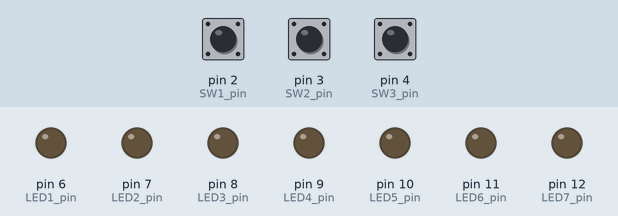
The sketch below on a simulated Arduino Uno, built with avr-gcc and run on an emulated ATmega328P. On the bench: output pins drawn as LEDs (lit = HIGH). The inputs (shaded band) are chosen by the test bench; at power-on: pin 2 (SW1_pin) LOW, pin 3 (SW2_pin) LOW, pin 4 (SW3_pin) LOW.

Above: at 1.2 s.
1.3 s: pin 2 (SW1_pin) pulled HIGH for 0.15 s
At 1.37 s:
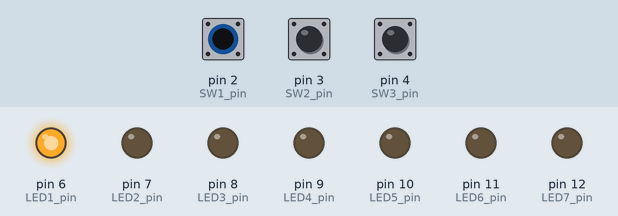
2.9 s: pin 3 (SW2_pin) pulled HIGH for 0.15 s
At 2.97 s:
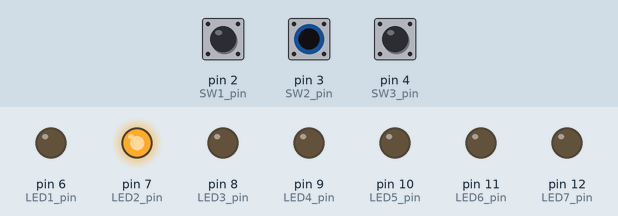
4.5 s: pin 4 (SW3_pin) pulled HIGH for 0.15 s
At 4.57 s:
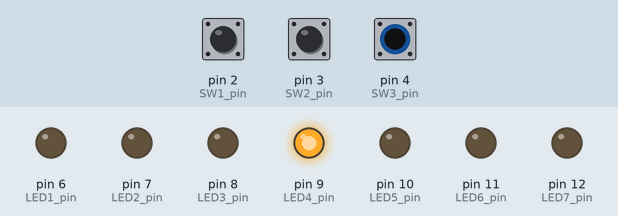
6.1 s: pin 4 (SW3_pin) pulled HIGH for 3.2 s
At 10.2 s:
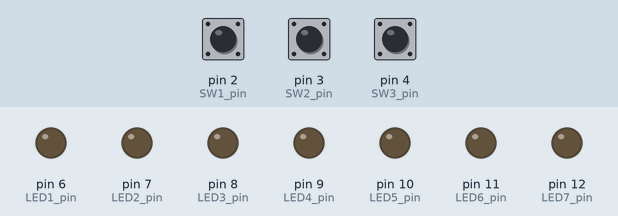
10.8 s: pin 2 (SW1_pin) pulled HIGH for 3.2 s
At 11.3 s:
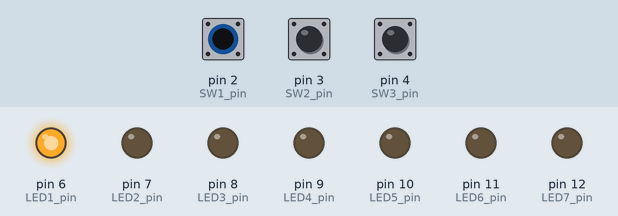
15.5 s: pin 2 (SW1_pin) driven HIGH and pin 3 (SW2_pin) driven HIGH
At 16.1 s:
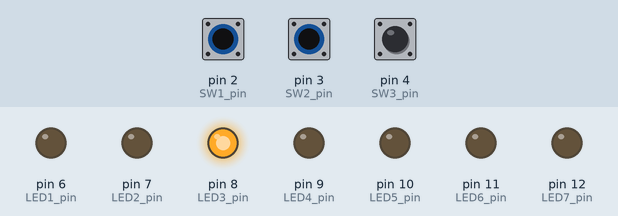
Timing chart, 0 to 18.0 s (numbered marks = the images above; inputs shaded):
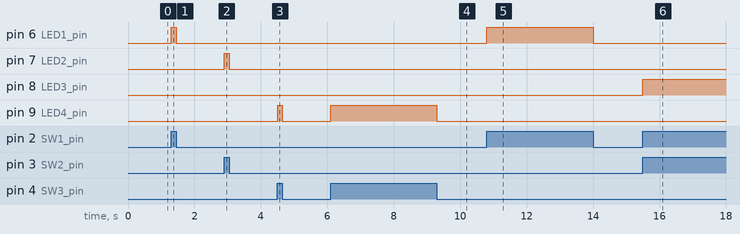

Measured:
- after the input at 1.3 s, pin 6 (LED1_pin): LOW → HIGH at once, → LOW 0.15 s later
- after the input at 2.9 s, pin 7 (LED2_pin): LOW → HIGH at once, → LOW 0.15 s later
- after the input at 4.5 s, pin 9 (LED4_pin): LOW → HIGH at once, → LOW 0.15 s later
- after the input at 6.1 s, pin 9 (LED4_pin): LOW → HIGH at once, → LOW 3.2 s later
- after the input at 10.8 s, pin 6 (LED1_pin): LOW → HIGH at once, → LOW 3.2 s later
- after the input at 15.5 s, pin 8 (LED3_pin): LOW → HIGH at once

The sketch:

switchmod.ino
```cpp
// assign pin value to switches and LEDs

const byte SW1_pin = 2;

const byte SW2_pin = 3;

const byte SW3_pin = 4;

const byte LED1_pin = 6;

const byte LED2_pin = 7;

const byte LED3_pin = 8;

const byte LED4_pin = 9;

const byte LED5_pin = 10;

const byte LED6_pin = 11;

const byte LED7_pin = 12;

// the setup function runs once when you press reset or power the boardvoid setup() {

void setup() {

// Configure the switch pins as INPUT pins

pinMode(SW1_pin, INPUT);

pinMode(SW2_pin, INPUT);

pinMode(SW3_pin, INPUT);

// Configure our LED control pins as OUTPUT pins

pinMode(LED1_pin, OUTPUT);

pinMode(LED2_pin, OUTPUT);

pinMode(LED3_pin, OUTPUT);

pinMode(LED4_pin, OUTPUT);

pinMode(LED5_pin, OUTPUT);

pinMode(LED6_pin, OUTPUT);

pinMode(LED7_pin, OUTPUT);


}

void loop() {

// Each time through loop() we will check each switch in turn and set each light's state appropriately

// create a variable to hold the decimal number of 0 - 7

int led_value = 0; // reset to zero each time thru the loop.

if (digitalRead(SW1_pin) == HIGH) {

led_value += 1; // add 1 to the led_value

}


if (digitalRead(SW2_pin) == HIGH) {

led_value += 2; // add2 to the led_value

}

if (digitalRead(SW3_pin) == HIGH) {

led_value += 4; // add 4 to the led_value

}

// turn the LED ON for the matching digit.

if (led_value == 1) {

digitalWrite(LED1_pin, HIGH); // turn on LED by providing HIGH voltage (5v)

}else {

digitalWrite(LED1_pin, LOW); // turn off LED by setting output to LOW (zero volts)

}

if (led_value == 2) {

digitalWrite(LED2_pin, HIGH); // turn on LED by providing HIGH voltage (5v)

}else {

digitalWrite(LED2_pin, LOW); // turn off LED by setting output to LOW (zero volts)

}

if (led_value == 3) {

digitalWrite(LED3_pin, HIGH); // turn on LED by providing HIGH voltage (5v)

}else {

digitalWrite(LED3_pin, LOW); // turn off LED by setting output to LOW (zero volts)

}

if (led_value == 4) {

digitalWrite(LED4_pin, HIGH); // turn on LED by providing HIGH voltage (5v)

}else {

digitalWrite(LED4_pin, LOW); // turn off LED by setting output to LOW (zero volts)

}

if (led_value == 5) {

digitalWrite(LED5_pin, HIGH); // turn on LED by providing HIGH voltage (5v)

}else {

digitalWrite(LED5_pin, LOW); // turn off LED by setting output to LOW (zero volts)

}

if (led_value == 6) {

digitalWrite(LED6_pin, HIGH); // turn on LED by providing HIGH voltage (5v)

}else {

digitalWrite(LED6_pin, LOW); // turn off LED by setting output to LOW (zero volts)

}

if (led_value == 7) {

digitalWrite(LED7_pin, HIGH); // turn on LED by providing HIGH voltage (5v)

}else {

digitalWrite(LED7_pin, LOW); // turn off LED by setting output to LOW (zero volts)

}

}

// end
```
